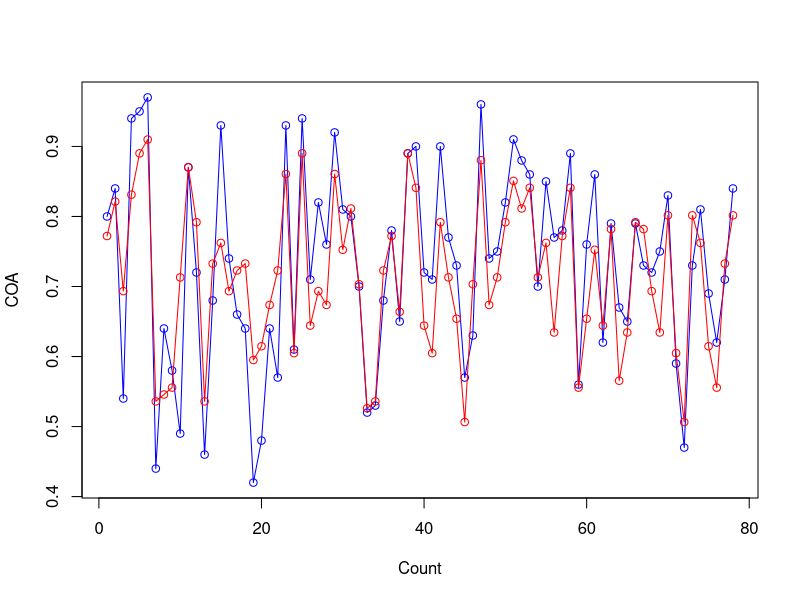
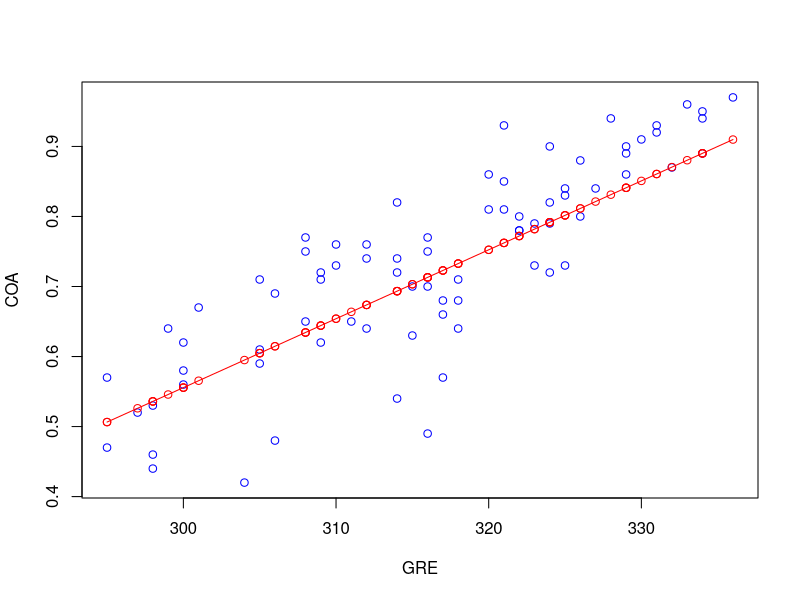

Recreate these plots in R, in order.
dataset = read.csv("Admission_Predict.csv")
gre = dataset[,2]
coa = dataset[,9]
data = data.frame(gre,coa)
View(data)

library(caTools)
set.seed(123)

split= sample.split(data$coa, SplitRatio = 0.8)
View(split)

training_set = subset(data,split==TRUE)
testing_set = subset(data,split==FALSE)
View(training_set)
View(testing_set)

regressor = lm(formula = coa~gre, data = training_set)

y_pred = predict(regressor, newdata= testing_set)

a = testing_set$coa
b = y_pred

plot(a,type='o',col='blue',
     xlab = 'Count', ylab = 'COA')
lines(b,type='o',col='red')

plot(testing_set$gre, a, type='p',col='blue',
     xlab = 'GRE', ylab = 'COA')
lines(testing_set$gre, b,type='o',col='red')
